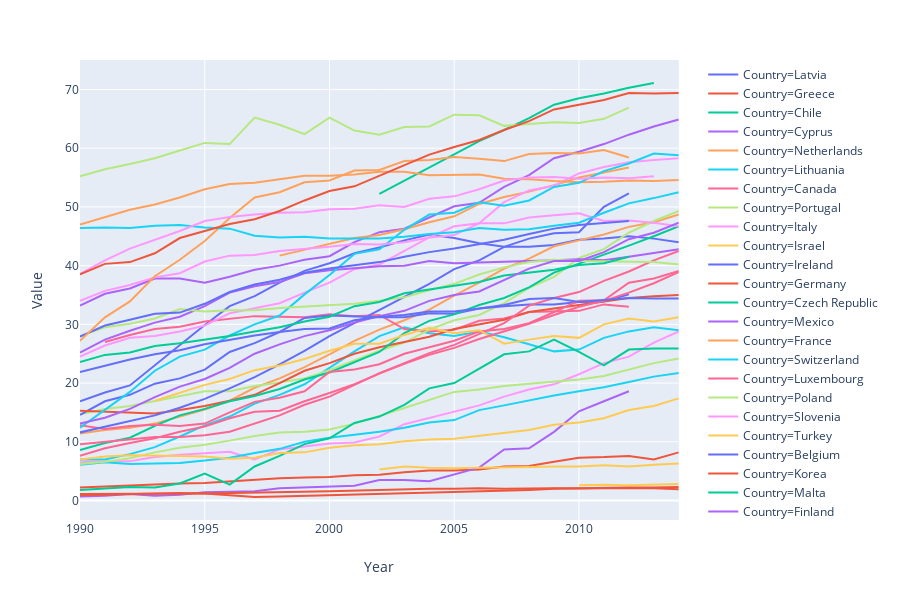

Here is the notebook cell this chart was saved with:
### Code cell
px.line(family_df[family_df['Indicator'] == 'Share of births outside of marriage (% of all births)'], x='Year', y='Value', color='Country')

### Figure 1 — Plotly figure (JSON) as saved in the notebook; plotly's stock layout.template omitted (floating-point values rounded to 4 significant figures)
{"data": [{"hoverlabel": {"namelength": 0}, "hovertemplate": "Country=Latvia<br>Year=%{x}<br>Value=%{y}", "legendgroup": "Country=Latvia", "line": {"color": "#636efa", "dash": "solid"}, "mode": "lines", "name": "Country=Latvia", "showlegend": true, "type": "scatter", "x": [1990, 1991, 1992, 1993, 1994, 1995, 1996, 1997, 1998, 1999, 2000, 2001, 2002, 2003, 2004, 2005, 2006, 2007, 2008, 2009, 2010, 2011, 2012, 2013, 2014], "xaxis": "x", "y": [16.9, 18.4, 19.6, 23, 26.4, 29.9, 33.1, 34.8, 37.1, 39.1, 40.4, 42.1, 43.1, 44.3, 45.3, 44.7, 43.8, 43.2, 43.2, 43.5, 44.4, 44.6, 45, 44.6, 44], "yaxis": "y"}, {"hoverlabel": {"namelength": 0}, "hovertemplate": "Country=Greece<br>Year=%{x}<br>Value=%{y}", "legendgroup": "Country=Greece", "line": {"color": "#EF553B", "dash": "solid"}, "mode": "lines", "name": "Country=Greece", "showlegend": true, "type": "scatter", "x": [1990, 1991, 1992, 1993, 1994, 1995, 1996, 1997, 1998, 1999, 2000, 2001, 2002, 2003, 2004, 2005, 2006, 2007, 2008, 2009, 2010, 2011, 2012, 2013, 2014], "xaxis": "x", "y": [2.2, 2.4, 2.6, 2.8, 2.9, 3, 3.3, 3.5, 3.8, 3.9, 4, 4.3, 4.4, 4.8, 5.1, 5.1, 5.3, 5.8, 5.9, 6.6, 7.3, 7.4, 7.6, 7, 8.2], "yaxis": "y"}, {"hoverlabel": {"namelength": 0}, "hovertemplate": "Country=Chile<br>Year=%{x}<br>Value=%{y}", "legendgroup": "Country=Chile", "line": {"color": "#00cc96", "dash": "solid"}, "mode": "lines", "name": "Country=Chile", "showlegend": true, "type": "scatter", "x": [2002, 2006, 2007, 2008, 2009, 2010, 2011, 2012, 2013], "xaxis": "x", "y": [52.2, 61.2, 63.1, 65.1, 67.4, 68.5, 69.3, 70.3, 71.1], "yaxis": "y"}, {"hoverlabel": {"namelength": 0}, "hovertemplate": "Country=Cyprus<br>Year=%{x}<br>Value=%{y}", "legendgroup": "Country=Cyprus", "line": {"color": "#ab63fa", "dash": "solid"}, "mode": "lines", "name": "Country=Cyprus", "showlegend": true, "type": "scatter", "x": [1990, 1991, 1992, 1993, 1994, 1995, 1996, 1997, 1998, 1999, 2000, 2001, 2002, 2003, 2004, 2005, 2006, 2007, 2008, 2009, 2010, 2011, 2012], "xaxis": "x", "y": [0.7, 0.8, 1.1, 0.8, 1, 1.4, 1.5, 1.6, 2.1, 2.2, 2.3, 2.5, 3.5, 3.5, 3.3, 4.4, 5.6, 8.7, 8.9, 11.7, 15.2, 16.9, 18.6], "yaxis": "y"}, {"hoverlabel": {"namelength": 0}, "hovertemplate": "Country=Netherlands<br>Year=%{x}<br>Value=%{y}", "legendgroup": "Country=Netherlands", "line": {"color": "#FFA15A", "dash": "solid"}, "mode": "lines", "name": "Country=Netherlands", "showlegend": true, "type": "scatter", "x": [1990, 1991, 1992, 1993, 1994, 1995, 1996, 1997, 1998, 1999, 2000, 2001, 2002, 2003, 2004, 2005, 2006, 2007, 2008, 2009, 2010, 2011, 2012, 2013, 2014], "xaxis": "x", "y": [11.4, 12, 12.4, 13.1, 14.3, 15.5, 17, 19.2, 20.8, 22.7, 24.9, 27.2, 29.1, 30.7, 32.5, 34.9, 37.1, 39.5, 41.2, 43.3, 44.3, 45.3, 46.6, 47.4, 48.7], "yaxis": "y"}, {"hoverlabel": {"namelength": 0}, "hovertemplate": "Country=Lithuania<br>Year=%{x}<br>Value=%{y}", "legendgroup": "Country=Lithuania", "line": {"color": "#19d3f3", "dash": "solid"}, "mode": "lines", "name": "Country=Lithuania", "showlegend": true, "type": "scatter", "x": [1990, 1991, 1992, 1993, 1994, 1995, 1996, 1997, 1998, 1999, 2000, 2001, 2002, 2003, 2004, 2005, 2006, 2007, 2008, 2009, 2010, 2011, 2012, 2013, 2014], "xaxis": "x", "y": [7, 7, 7.9, 9.1, 10.9, 12.8, 14.3, 16.5, 18, 19.8, 22.6, 25.4, 28, 29.5, 28.5, 28, 28.8, 27.8, 26.6, 25.4, 25.7, 27.7, 28.8, 29.5, 29], "yaxis": "y"}, {"hoverlabel": {"namelength": 0}, "hovertemplate": "Country=Canada<br>Year=%{x}<br>Value=%{y}", "legendgroup": "Country=Canada", "line": {"color": "#FF6692", "dash": "solid"}, "mode": "lines", "name": "Country=Canada", "showlegend": true, "type": "scatter", "x": [1991, 1992, 1993, 1994, 1995, 1996, 1997, 1998, 1999, 2000, 2001, 2002, 2003, 2004, 2005, 2006, 2007, 2008, 2009, 2010, 2011, 2012], "xaxis": "x", "y": [27, 28.2, 29.2, 29.6, 30.5, 30.9, 31.4, 31.3, 31.2, 31.7, 31.4, 31.6, 29.2, 28.8, 29.1, 30.6, 31, 32.1, 32.2, 32.3, 33.4, 33], "yaxis": "y"}, {"hoverlabel": {"namelength": 0}, "hovertemplate": "Country=Portugal<br>Year=%{x}<br>Value=%{y}", "legendgroup": "Country=Portugal", "line": {"color": "#B6E880", "dash": "solid"}, "mode": "lines", "name": "Country=Portugal", "showlegend": true, "type": "scatter", "x": [1990, 1991, 1992, 1993, 1994, 1995, 1996, 1997, 1998, 1999, 2000, 2001, 2002, 2003, 2004, 2005, 2006, 2007, 2008, 2009, 2010, 2011, 2012, 2013, 2014], "xaxis": "x", "y": [14.7, 15.6, 16.1, 16.9, 17.8, 18.6, 18.6, 19.5, 20.1, 20.8, 22.2, 23.8, 25.5, 26.9, 29.1, 30.7, 31.6, 33.6, 36.2, 38.1, 41.3, 42.8, 45.6, 47.6, 49.3], "yaxis": "y"}, {"hoverlabel": {"namelength": 0}, "hovertemplate": "Country=Italy<br>Year=%{x}<br>Value=%{y}", "legendgroup": "Country=Italy", "line": {"color": "#FF97FF", "dash": "solid"}, "mode": "lines", "name": "Country=Italy", "showlegend": true, "type": "scatter", "x": [1990, 1991, 1992, 1993, 1994, 1995, 1996, 1997, 1998, 1999, 2000, 2001, 2002, 2003, 2005, 2006, 2007, 2008, 2009, 2010, 2011, 2012, 2013, 2014], "xaxis": "x", "y": [6.5, 6.7, 6.7, 7.4, 7.8, 8.1, 8.3, 7, 8.7, 9.2, 9.7, 9.9, 10.9, 13, 15.2, 16.2, 17.7, 18.9, 19.8, 21.5, 23.4, 24.5, 26.9, 28.8], "yaxis": "y"}, {"hoverlabel": {"namelength": 0}, "hovertemplate": "Country=Israel<br>Year=%{x}<br>Value=%{y}", "legendgroup": "Country=Israel", "line": {"color": "#FECB52", "dash": "solid"}, "mode": "lines", "name": "Country=Israel", "showlegend": true, "type": "scatter", "x": [2002, 2003, 2004, 2005, 2006, 2007, 2008, 2009, 2010, 2011, 2012, 2013, 2014], "xaxis": "x", "y": [5.3, 5.8, 5.6, 5.5, 5.6, 5.6, 5.7, 5.8, 5.8, 6, 5.8, 6.1, 6.3], "yaxis": "y"}, {"hoverlabel": {"namelength": 0}, "hovertemplate": "Country=Ireland<br>Year=%{x}<br>Value=%{y}", "legendgroup": "Country=Ireland", "line": {"color": "#636efa", "dash": "solid"}, "mode": "lines", "name": "Country=Ireland", "showlegend": true, "type": "scatter", "x": [1990, 1991, 1992, 1993, 1994, 1995, 1996, 1997, 1998, 1999, 2000, 2001, 2002, 2003, 2004, 2005, 2006, 2007, 2008, 2009, 2010, 2011, 2012], "xaxis": "x", "y": [14.6, 16.9, 18, 19.9, 20.8, 22.3, 25.3, 26.8, 28.7, 31.1, 31.5, 31.3, 31.2, 31.2, 31.9, 31.8, 32.7, 33.1, 33.4, 33.4, 33.8, 33.9, 35.1], "yaxis": "y"}, {"hoverlabel": {"namelength": 0}, "hovertemplate": "Country=Germany<br>Year=%{x}<br>Value=%{y}", "legendgroup": "Country=Germany", "line": {"color": "#EF553B", "dash": "solid"}, "mode": "lines", "name": "Country=Germany", "showlegend": true, "type": "scatter", "x": [1990, 1991, 1992, 1993, 1994, 1995, 1996, 1997, 1998, 1999, 2000, 2001, 2002, 2003, 2004, 2005, 2006, 2007, 2008, 2009, 2010, 2011, 2012, 2013, 2014], "xaxis": "x", "y": [15.3, 15.1, 14.9, 14.8, 15.4, 16.1, 17, 18, 20, 22.1, 23.4, 25, 26.1, 27, 27.9, 29.2, 30, 30.8, 32.1, 32.7, 33.3, 33.9, 34.5, 34.8, 35], "yaxis": "y"}, {"hoverlabel": {"namelength": 0}, "hovertemplate": "Country=Czech Republic<br>Year=%{x}<br>Value=%{y}", "legendgroup": "Country=Czech Republic", "line": {"color": "#00cc96", "dash": "solid"}, "mode": "lines", "name": "Country=Czech Republic", "showlegend": true, "type": "scatter", "x": [1990, 1991, 1992, 1993, 1994, 1995, 1996, 1997, 1998, 1999, 2000, 2001, 2002, 2003, 2004, 2005, 2006, 2007, 2008, 2009, 2010, 2011, 2012, 2013, 2014], "xaxis": "x", "y": [8.6, 9.8, 10.7, 12.7, 14.5, 15.6, 16.9, 17.8, 19, 20.6, 21.8, 23.5, 25.3, 28.5, 30.6, 31.7, 33.3, 34.5, 36.3, 38.8, 40.3, 41.8, 43.4, 45, 46.7], "yaxis": "y"}, {"hoverlabel": {"namelength": 0}, "hovertemplate": "Country=Mexico<br>Year=%{x}<br>Value=%{y}", "legendgroup": "Country=Mexico", "line": {"color": "#ab63fa", "dash": "solid"}, "mode": "lines", "name": "Country=Mexico", "showlegend": true, "type": "scatter", "x": [1990, 1991, 1992, 1993, 1994, 1995, 1996, 1997, 1998, 1999, 2000, 2001, 2002, 2003, 2004, 2005, 2006, 2007, 2008, 2009, 2010, 2011, 2012, 2013, 2014], "xaxis": "x", "y": [33.2, 35.2, 36.1, 37.8, 37.8, 37.1, 38.1, 39.3, 40, 41, 41.6, 44, 45.7, 46.3, 48.2, 50.1, 50.7, 53.4, 55.4, 58.3, 59.4, 60.7, 62.3, 63.7, 64.9], "yaxis": "y"}, {"hoverlabel": {"namelength": 0}, "hovertemplate": "Country=France<br>Year=%{x}<br>Value=%{y}", "legendgroup": "Country=France", "line": {"color": "#FFA15A", "dash": "solid"}, "mode": "lines", "name": "Country=France", "showlegend": true, "type": "scatter", "x": [1998, 1999, 2000, 2001, 2002, 2003, 2004, 2005, 2006, 2007, 2008, 2009, 2010, 2011, 2012], "xaxis": "x", "y": [41.7, 42.7, 43.6, 44.7, 45.2, 46.2, 47.4, 48.4, 50.5, 51.7, 52.6, 53.7, 55, 55.8, 56.7], "yaxis": "y"}, {"hoverlabel": {"namelength": 0}, "hovertemplate": "Country=Switzerland<br>Year=%{x}<br>Value=%{y}", "legendgroup": "Country=Switzerland", "line": {"color": "#19d3f3", "dash": "solid"}, "mode": "lines", "name": "Country=Switzerland", "showlegend": true, "type": "scatter", "x": [1990, 1991, 1992, 1993, 1994, 1995, 1996, 1997, 1998, 1999, 2000, 2001, 2002, 2003, 2004, 2005, 2006, 2007, 2008, 2009, 2010, 2011, 2012, 2013, 2014], "xaxis": "x", "y": [6.1, 6.5, 6.2, 6.3, 6.4, 6.8, 7.3, 8.1, 8.8, 10, 10.7, 11.2, 11.7, 12.4, 13.3, 13.7, 15.4, 16.2, 17.1, 17.9, 18.6, 19.3, 20.2, 21.1, 21.7], "yaxis": "y"}, {"hoverlabel": {"namelength": 0}, "hovertemplate": "Country=Luxembourg<br>Year=%{x}<br>Value=%{y}", "legendgroup": "Country=Luxembourg", "line": {"color": "#FF6692", "dash": "solid"}, "mode": "lines", "name": "Country=Luxembourg", "showlegend": true, "type": "scatter", "x": [1990, 1991, 1992, 1993, 1994, 1995, 1996, 1997, 1998, 1999, 2000, 2001, 2002, 2003, 2004, 2005, 2006, 2007, 2008, 2009, 2010, 2011, 2012, 2013, 2014], "xaxis": "x", "y": [12.8, 12.2, 12.7, 12.9, 12.7, 13.1, 15, 16.8, 17.5, 18.6, 21.9, 22.3, 23.2, 25, 26.1, 27.2, 28.8, 29.2, 30.2, 32.1, 34, 34.1, 37.1, 37.8, 39.1], "yaxis": "y"}, {"hoverlabel": {"namelength": 0}, "hovertemplate": "Country=Poland<br>Year=%{x}<br>Value=%{y}", "legendgroup": "Country=Poland", "line": {"color": "#B6E880", "dash": "solid"}, "mode": "lines", "name": "Country=Poland", "showlegend": true, "type": "scatter", "x": [1990, 1991, 1992, 1993, 1994, 1995, 1996, 1997, 1998, 1999, 2000, 2001, 2002, 2003, 2004, 2005, 2006, 2007, 2008, 2009, 2010, 2011, 2012, 2013, 2014], "xaxis": "x", "y": [6.2, 6.6, 7.2, 8.2, 9, 9.5, 10.2, 11, 11.6, 11.7, 12.1, 13.1, 14.4, 15.8, 17.1, 18.5, 18.9, 19.5, 19.9, 20.2, 20.6, 21.2, 22.3, 23.4, 24.2], "yaxis": "y"}, {"hoverlabel": {"namelength": 0}, "hovertemplate": "Country=Slovenia<br>Year=%{x}<br>Value=%{y}", "legendgroup": "Country=Slovenia", "line": {"color": "#FF97FF", "dash": "solid"}, "mode": "lines", "name": "Country=Slovenia", "showlegend": true, "type": "scatter", "x": [1990, 1991, 1992, 1993, 1994, 1995, 1996, 1997, 1998, 1999, 2000, 2001, 2002, 2003, 2004, 2005, 2006, 2007, 2008, 2009, 2010, 2011, 2012, 2013, 2014], "xaxis": "x", "y": [24.5, 26.4, 27.7, 28, 28.8, 29.8, 31.9, 32.7, 33.6, 35.4, 37.1, 39.4, 40.2, 42.5, 44.8, 46.7, 47.2, 50.8, 52.8, 53.6, 55.7, 56.8, 57.6, 58, 58.3], "yaxis": "y"}, {"hoverlabel": {"namelength": 0}, "hovertemplate": "Country=Turkey<br>Year=%{x}<br>Value=%{y}", "legendgroup": "Country=Turkey", "line": {"color": "#FECB52", "dash": "solid"}, "mode": "lines", "name": "Country=Turkey", "showlegend": true, "type": "scatter", "x": [2010, 2011, 2012, 2013, 2014], "xaxis": "x", "y": [2.6, 2.7, 2.6, 2.7, 2.8], "yaxis": "y"}, {"hoverlabel": {"namelength": 0}, "hovertemplate": "Country=Belgium<br>Year=%{x}<br>Value=%{y}", "legendgroup": "Country=Belgium", "line": {"color": "#636efa", "dash": "solid"}, "mode": "lines", "name": "Country=Belgium", "showlegend": true, "type": "scatter", "x": [1990, 1991, 1992, 1993, 1994, 1995, 1996, 1997, 1998, 1999, 2000, 2001, 2002, 2003, 2004, 2005, 2006, 2007, 2008, 2009, 2010, 2011, 2012], "xaxis": "x", "y": [11.6, 12.6, 13.6, 14.5, 15.8, 17.3, 19.1, 21, 23.2, 25.5, 28, 30.2, 32.5, 34.7, 36.9, 39.4, 40.9, 43.2, 44.6, 45.5, 45.7, 50, 52.3], "yaxis": "y"}, {"hoverlabel": {"namelength": 0}, "hovertemplate": "Country=Korea<br>Year=%{x}<br>Value=%{y}", "legendgroup": "Country=Korea", "line": {"color": "#EF553B", "dash": "solid"}, "mode": "lines", "name": "Country=Korea", "showlegend": true, "type": "scatter", "x": [1990, 1991, 1992, 1993, 1994, 1995, 1996, 1997, 1998, 1999, 2000, 2001, 2002, 2003, 2004, 2005, 2006, 2007, 2008, 2009, 2010, 2011, 2012, 2013, 2014], "xaxis": "x", "y": [0.9, 1, 1.1, 1.2, 1.3, 1.2, 0.9, 0.6, 0.7, 0.8, 0.9, 1, 1.1, 1.3, 1.3, 1.5, 1.5, 1.6, 1.8, 2, 2.1, 2.1, 2.1, 2.1, 1.9], "yaxis": "y"}, {"hoverlabel": {"namelength": 0}, "hovertemplate": "Country=Malta<br>Year=%{x}<br>Value=%{y}", "legendgroup": "Country=Malta", "line": {"color": "#00cc96", "dash": "solid"}, "mode": "lines", "name": "Country=Malta", "showlegend": true, "type": "scatter", "x": [1990, 1991, 1992, 1993, 1994, 1995, 1996, 1997, 1998, 1999, 2000, 2001, 2002, 2003, 2004, 2005, 2006, 2007, 2008, 2009, 2010, 2011, 2012, 2013, 2014], "xaxis": "x", "y": [1.8, 2, 2.3, 2.2, 2.9, 4.6, 2.7, 5.8, 7.6, 9.6, 10.6, 13.2, 14.3, 16.3, 19.1, 20, 22.4, 24.9, 25.4, 27.4, 25.3, 23, 25.7, 25.9, 25.9], "yaxis": "y"}, {"hoverlabel": {"namelength": 0}, "hovertemplate": "Country=Finland<br>Year=%{x}<br>Value=%{y}", "legendgroup": "Country=Finland", "line": {"color": "#ab63fa", "dash": "solid"}, "mode": "lines", "name": "Country=Finland", "showlegend": true, "type": "scatter", "x": [1990, 1991, 1992, 1993, 1994, 1995, 1996, 1997, 1998, 1999, 2000, 2001, 2002, 2003, 2004, 2005, 2006, 2007, 2008, 2009, 2010, 2011, 2012, 2013, 2014], "xaxis": "x", "y": [25.2, 27.4, 28.9, 30.3, 31.3, 33.1, 35.4, 36.5, 37.2, 38.7, 39.2, 39.5, 39.9, 40, 40.8, 40.4, 40.5, 40.6, 40.7, 40.9, 41.1, 40.9, 41.5, 42.1, 42.8], "yaxis": "y"}, {"hoverlabel": {"namelength": 0}, "hovertemplate": "Country=Sweden<br>Year=%{x}<br>Value=%{y}", "legendgroup": "Country=Sweden", "line": {"color": "#FFA15A", "dash": "solid"}, "mode": "lines", "name": "Country=Sweden", "showlegend": true, "type": "scatter", "x": [1990, 1991, 1992, 1993, 1994, 1995, 1996, 1997, 1998, 1999, 2000, 2001, 2002, 2003, 2004, 2005, 2006, 2007, 2008, 2009, 2010, 2011, 2012, 2013, 2014], "xaxis": "x", "y": [47, 48.2, 49.5, 50.4, 51.6, 53, 53.9, 54.1, 54.7, 55.3, 55.3, 55.5, 56, 56, 55.4, 55.4, 55.5, 54.8, 54.7, 54.4, 54.2, 54.3, 54.5, 54.4, 54.6], "yaxis": "y"}, {"hoverlabel": {"namelength": 0}, "hovertemplate": "Country=Bulgaria<br>Year=%{x}<br>Value=%{y}", "legendgroup": "Country=Bulgaria", "line": {"color": "#19d3f3", "dash": "solid"}, "mode": "lines", "name": "Country=Bulgaria", "showlegend": true, "type": "scatter", "x": [1990, 1991, 1992, 1993, 1994, 1995, 1996, 1997, 1998, 1999, 2000, 2001, 2002, 2003, 2004, 2005, 2006, 2007, 2008, 2009, 2010, 2011, 2012, 2013, 2014], "xaxis": "x", "y": [12.4, 15.5, 18.5, 22.1, 24.5, 25.7, 28.1, 30, 31.5, 35.1, 38.4, 42, 42.8, 46.1, 48.7, 49, 50.8, 50.2, 51.1, 53.4, 54.1, 56.1, 57.4, 59.1, 58.8], "yaxis": "y"}, {"hoverlabel": {"namelength": 0}, "hovertemplate": "Country=Spain<br>Year=%{x}<br>Value=%{y}", "legendgroup": "Country=Spain", "line": {"color": "#FF6692", "dash": "solid"}, "mode": "lines", "name": "Country=Spain", "showlegend": true, "type": "scatter", "x": [1990, 1991, 1992, 1993, 1994, 1995, 1996, 1997, 1998, 1999, 2000, 2001, 2002, 2003, 2004, 2005, 2006, 2007, 2008, 2009, 2010, 2011, 2012, 2013, 2014], "xaxis": "x", "y": [9.6, 10, 10.5, 10.8, 10.8, 11.1, 11.7, 13.1, 14.5, 16.3, 17.7, 19.7, 21.7, 23.4, 25.1, 26.5, 28.4, 30.2, 33.2, 34.5, 35.5, 37.4, 39, 40.9, 42.5], "yaxis": "y"}, {"hoverlabel": {"namelength": 0}, "hovertemplate": "Country=United States<br>Year=%{x}<br>Value=%{y}", "legendgroup": "Country=United States", "line": {"color": "#B6E880", "dash": "solid"}, "mode": "lines", "name": "Country=United States", "showlegend": true, "type": "scatter", "x": [1990, 1991, 1992, 1993, 1994, 1995, 1996, 1997, 1998, 1999, 2000, 2001, 2002, 2003, 2004, 2005, 2006, 2007, 2008, 2009, 2010, 2011, 2012, 2013, 2014], "xaxis": "x", "y": [28, 29.5, 30.1, 31, 32.6, 32.2, 32.4, 32.4, 32.8, 33, 33.2, 33.5, 34, 34.6, 35.8, 36.9, 38.5, 39.7, 40.6, 41, 40.8, 40.7, 40.7, 40.6, 40.2], "yaxis": "y"}, {"hoverlabel": {"namelength": 0}, "hovertemplate": "Country=New Zealand<br>Year=%{x}<br>Value=%{y}", "legendgroup": "Country=New Zealand", "line": {"color": "#FF97FF", "dash": "solid"}, "mode": "lines", "name": "Country=New Zealand", "showlegend": true, "type": "scatter", "x": [1990, 1991, 1992, 1993, 1994, 1995, 1996, 1997, 1998, 1999, 2000, 2001, 2002, 2003, 2004, 2005, 2006, 2007, 2008, 2009, 2010, 2011, 2012, 2013, 2014], "xaxis": "x", "y": [34, 35.7, 36.7, 38, 38.7, 40.7, 41.7, 41.8, 42.5, 42.8, 43.2, 43.7, 43.6, 44, 44.8, 45.2, 47.2, 47.2, 48.2, 48.6, 48.9, 47.6, 47.7, 47.3, 46.7], "yaxis": "y"}, {"hoverlabel": {"namelength": 0}, "hovertemplate": "Country=Romania<br>Year=%{x}<br>Value=%{y}", "legendgroup": "Country=Romania", "line": {"color": "#FECB52", "dash": "solid"}, "mode": "lines", "name": "Country=Romania", "showlegend": true, "type": "scatter", "x": [1993, 1994, 1995, 1996, 1997, 1998, 1999, 2000, 2001, 2002, 2003, 2004, 2005, 2006, 2007, 2008, 2009, 2010, 2011, 2012, 2013, 2014], "xaxis": "x", "y": [17, 18.3, 19.7, 20.7, 22.2, 23, 24.1, 25.5, 26.7, 26.7, 28.2, 29.4, 28.5, 29, 26.7, 27.4, 28, 27.7, 30, 31, 30.5, 31.2], "yaxis": "y"}, {"hoverlabel": {"namelength": 0}, "hovertemplate": "Country=United Kingdom<br>Year=%{x}<br>Value=%{y}", "legendgroup": "Country=United Kingdom", "line": {"color": "#636efa", "dash": "solid"}, "mode": "lines", "name": "Country=United Kingdom", "showlegend": true, "type": "scatter", "x": [1990, 1991, 1992, 1993, 1994, 1995, 1996, 1997, 1998, 1999, 2000, 2001, 2002, 2003, 2004, 2005, 2006, 2007, 2008, 2009, 2010, 2011, 2012], "xaxis": "x", "y": [27.9, 29.8, 30.8, 31.8, 32, 33.5, 35.5, 36.8, 37.6, 38.8, 39.5, 40.1, 40.6, 41.5, 42.3, 42.9, 43.7, 44.4, 45.4, 46.3, 46.9, 47.3, 47.6], "yaxis": "y"}, {"hoverlabel": {"namelength": 0}, "hovertemplate": "Country=Japan<br>Year=%{x}<br>Value=%{y}", "legendgroup": "Country=Japan", "line": {"color": "#EF553B", "dash": "solid"}, "mode": "lines", "name": "Country=Japan", "showlegend": true, "type": "scatter", "x": [1990, 1995, 2000, 2001, 2002, 2003, 2004, 2005, 2006, 2007, 2008, 2009, 2010, 2011, 2012, 2013, 2014], "xaxis": "x", "y": [1.1, 1.2, 1.6, 1.7, 1.9, 1.9, 2, 2, 2.1, 2, 2.1, 2.1, 2.1, 2.2, 2.2, 2.2, 2.3], "yaxis": "y"}, {"hoverlabel": {"namelength": 0}, "hovertemplate": "Country=Austria<br>Year=%{x}<br>Value=%{y}", "legendgroup": "Country=Austria", "line": {"color": "#00cc96", "dash": "solid"}, "mode": "lines", "name": "Country=Austria", "showlegend": true, "type": "scatter", "x": [1990, 1991, 1992, 1993, 1994, 1995, 1996, 1997, 1998, 1999, 2000, 2001, 2002, 2003, 2004, 2005, 2006, 2007, 2008, 2009, 2010, 2011, 2012], "xaxis": "x", "y": [23.6, 24.8, 25.2, 26.3, 26.8, 27.4, 28, 28.8, 29.5, 30.5, 31.3, 33.1, 33.8, 35.3, 35.9, 36.5, 37.2, 38.3, 38.8, 39.3, 40.1, 40.4, 41.5], "yaxis": "y"}, {"hoverlabel": {"namelength": 0}, "hovertemplate": "Country=Hungary<br>Year=%{x}<br>Value=%{y}", "legendgroup": "Country=Hungary", "line": {"color": "#ab63fa", "dash": "solid"}, "mode": "lines", "name": "Country=Hungary", "showlegend": true, "type": "scatter", "x": [1990, 1991, 1992, 1993, 1994, 1995, 1996, 1997, 1998, 1999, 2000, 2001, 2002, 2003, 2004, 2005, 2006, 2007, 2008, 2009, 2010, 2011, 2012, 2013, 2014], "xaxis": "x", "y": [13.1, 14.1, 15.6, 17.6, 19.4, 20.7, 22.6, 25, 26.6, 28, 29, 30.3, 31.4, 32.3, 34, 35, 35.6, 37.5, 39.5, 40.8, 40.8, 42.3, 44.5, 45.6, 47.3], "yaxis": "y"}, {"hoverlabel": {"namelength": 0}, "hovertemplate": "Country=Estonia<br>Year=%{x}<br>Value=%{y}", "legendgroup": "Country=Estonia", "line": {"color": "#FFA15A", "dash": "solid"}, "mode": "lines", "name": "Country=Estonia", "showlegend": true, "type": "scatter", "x": [1990, 1991, 1992, 1993, 1994, 1995, 1996, 1997, 1998, 1999, 2000, 2001, 2002, 2003, 2004, 2005, 2006, 2007, 2008, 2009, 2010, 2011, 2012], "xaxis": "x", "y": [27.2, 31.2, 33.9, 38.2, 41, 44.2, 48.1, 51.6, 52.5, 54.2, 54.5, 56.2, 56.3, 57.8, 58, 58.5, 58.2, 57.8, 59, 59.2, 59.1, 59.7, 58.4], "yaxis": "y"}, {"hoverlabel": {"namelength": 0}, "hovertemplate": "Country=Denmark<br>Year=%{x}<br>Value=%{y}", "legendgroup": "Country=Denmark", "line": {"color": "#19d3f3", "dash": "solid"}, "mode": "lines", "name": "Country=Denmark", "showlegend": true, "type": "scatter", "x": [1990, 1991, 1992, 1993, 1994, 1995, 1996, 1997, 1998, 1999, 2000, 2001, 2002, 2003, 2004, 2005, 2006, 2007, 2008, 2009, 2010, 2011, 2012, 2013, 2014], "xaxis": "x", "y": [46.4, 46.5, 46.4, 46.8, 46.9, 46.5, 46.3, 45.1, 44.8, 44.9, 44.6, 44.6, 44.6, 44.9, 45.4, 45.7, 46.4, 46.1, 46.2, 46.8, 47.3, 49, 50.6, 51.5, 52.5], "yaxis": "y"}, {"hoverlabel": {"namelength": 0}, "hovertemplate": "Country=Slovak Republic<br>Year=%{x}<br>Value=%{y}", "legendgroup": "Country=Slovak Republic", "line": {"color": "#FF6692", "dash": "solid"}, "mode": "lines", "name": "Country=Slovak Republic", "showlegend": true, "type": "scatter", "x": [1990, 1991, 1992, 1993, 1994, 1995, 1996, 1997, 1998, 1999, 2000, 2001, 2002, 2003, 2004, 2005, 2006, 2007, 2008, 2009, 2010, 2011, 2012, 2013, 2014], "xaxis": "x", "y": [7.6, 8.9, 9.8, 10.6, 11.7, 12.6, 14, 15.1, 15.3, 16.9, 18.3, 19.8, 21.6, 23.3, 24.8, 26, 27.5, 28.8, 30.1, 31.6, 33, 34, 35.4, 37, 38.9], "yaxis": "y"}, {"hoverlabel": {"namelength": 0}, "hovertemplate": "Country=Iceland<br>Year=%{x}<br>Value=%{y}", "legendgroup": "Country=Iceland", "line": {"color": "#B6E880", "dash": "solid"}, "mode": "lines", "name": "Country=Iceland", "showlegend": true, "type": "scatter", "x": [1990, 1991, 1992, 1993, 1994, 1995, 1996, 1997, 1998, 1999, 2000, 2001, 2002, 2003, 2004, 2005, 2006, 2007, 2008, 2009, 2010, 2011, 2012], "xaxis": "x", "y": [55.2, 56.4, 57.3, 58.3, 59.6, 60.9, 60.7, 65.2, 64, 62.4, 65.2, 63, 62.3, 63.6, 63.7, 65.7, 65.6, 63.8, 64.1, 64.4, 64.3, 65, 66.9], "yaxis": "y"}, {"hoverlabel": {"namelength": 0}, "hovertemplate": "Country=Norway<br>Year=%{x}<br>Value=%{y}", "legendgroup": "Country=Norway", "line": {"color": "#FF97FF", "dash": "solid"}, "mode": "lines", "name": "Country=Norway", "showlegend": true, "type": "scatter", "x": [1990, 1991, 1992, 1993, 1994, 1995, 1996, 1997, 1998, 1999, 2000, 2001, 2002, 2003, 2004, 2005, 2006, 2007, 2008, 2009, 2010, 2011, 2012, 2013], "xaxis": "x", "y": [38.6, 40.9, 42.9, 44.4, 45.9, 47.6, 48.3, 48.7, 49, 49.1, 49.6, 49.7, 50.3, 50, 51.4, 51.8, 53, 54.5, 55, 55.1, 54.8, 55, 54.9, 55.2], "yaxis": "y"}, {"hoverlabel": {"namelength": 0}, "hovertemplate": "Country=Croatia<br>Year=%{x}<br>Value=%{y}", "legendgroup": "Country=Croatia", "line": {"color": "#FECB52", "dash": "solid"}, "mode": "lines", "name": "Country=Croatia", "showlegend": true, "type": "scatter", "x": [1990, 1991, 1992, 1993, 1994, 1995, 1996, 1997, 1998, 1999, 2000, 2001, 2002, 2003, 2004, 2005, 2006, 2007, 2008, 2009, 2010, 2011, 2012, 2013, 2014], "xaxis": "x", "y": [7, 7.5, 7.7, 7.7, 7.6, 7.5, 7.1, 7.3, 8.1, 8.2, 9, 9.4, 9.6, 10.1, 10.4, 10.5, 11, 11.5, 12, 12.9, 13.3, 14, 15.4, 16.1, 17.4], "yaxis": "y"}, {"hoverlabel": {"namelength": 0}, "hovertemplate": "Country=Australia<br>Year=%{x}<br>Value=%{y}", "legendgroup": "Country=Australia", "line": {"color": "#636efa", "dash": "solid"}, "mode": "lines", "name": "Country=Australia", "showlegend": true, "type": "scatter", "x": [1990, 1991, 1992, 1993, 1994, 1995, 1996, 1997, 1998, 1999, 2000, 2001, 2002, 2003, 2004, 2005, 2006, 2007, 2008, 2009, 2010, 2011, 2012, 2013, 2014], "xaxis": "x", "y": [21.9, 23, 24, 24.9, 25.6, 26.6, 27.4, 28.1, 28.7, 29.2, 29.3, 30.7, 31.3, 31.6, 32.2, 32.2, 32.7, 33.3, 34.3, 34.5, 33.8, 34.2, 34.5, 34.4, 34.4], "yaxis": "y"}, {"hoverlabel": {"namelength": 0}, "hovertemplate": "Country=Costa Rica<br>Year=%{x}<br>Value=%{y}", "legendgroup": "Country=Costa Rica", "line": {"color": "#EF553B", "dash": "solid"}, "mode": "lines", "name": "Country=Costa Rica", "showlegend": true, "type": "scatter", "x": [1990, 1991, 1992, 1993, 1994, 1995, 1996, 1997, 1998, 1999, 2000, 2001, 2002, 2003, 2004, 2005, 2006, 2007, 2008, 2009, 2010, 2011, 2012, 2013, 2014], "xaxis": "x", "y": [38.5, 40.3, 40.6, 42.1, 44.7, 45.9, 47.1, 47.9, 49.3, 51.1, 52.7, 53.5, 55.3, 57, 58.9, 60.2, 61.4, 63.1, 64.6, 66.6, 67.4, 68.2, 69.4, 69.3, 69.4], "yaxis": "y"}], "layout": {"height": 600, "legend": {"tracegroupgap": 0}, "margin": {"t": 60}, "xaxis": {"anchor": "y", "domain": [0, 0.98], "title": {"text": "Year"}}, "yaxis": {"anchor": "x", "domain": [0, 1], "title": {"text": "Value"}}}}
